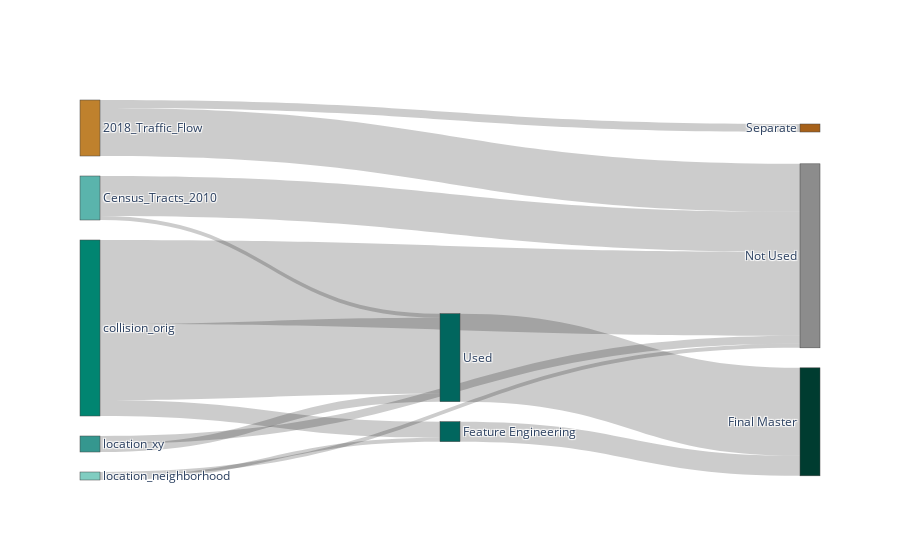

Here is the notebook cell this chart was saved with:
### Code cell
#customizing node color - in order of node labels, NOT how it ends up showing in chart
node_color = ['#018571','#35978F', '#5AB4AC','#80CDC1','#BF812D', '#01665E', '#01665E', '#8c8c8c', '#A6611A',  '#003c30']


fig = go.Figure(
    data=[go.Sankey(
        node = dict(
            label = node_label,
            color = node_color
        ),
        link = dict(
            source = source_node,
            target = target_node,
            value = values
        ))])
plot(fig,
     image_filename='sankey_plot_2', 
     image='png', 
     image_width=1000, 
     image_height=600
)
fig.show()

### Figure 1 — Plotly figure (JSON) as saved in the notebook; plotly's stock layout.template omitted (floating-point values rounded to 4 significant figures)
{"data": [{"link": {"source": [0, 0, 0, 1, 1, 2, 2, 3, 3, 4, 4, 5, 6], "target": [5, 6, 7, 5, 7, 5, 7, 6, 7, 7, 8, 9, 9], "value": [19, 4, 21, 2, 2, 1, 10, 1, 1, 12, 2, 22, 5]}, "node": {"color": ["#018571", "#35978F", "#5AB4AC", "#80CDC1", "#BF812D", "#01665E", "#01665E", "#8c8c8c", "#A6611A", "#003c30"], "label": ["collision_orig", "location_xy", "Census_Tracts_2010", "location_neighborhood", "2018_Traffic_Flow", "Used", "Feature Engineering", "Not Used", "Separate", "Final Master"]}, "type": "sankey"}], "layout": {}}
